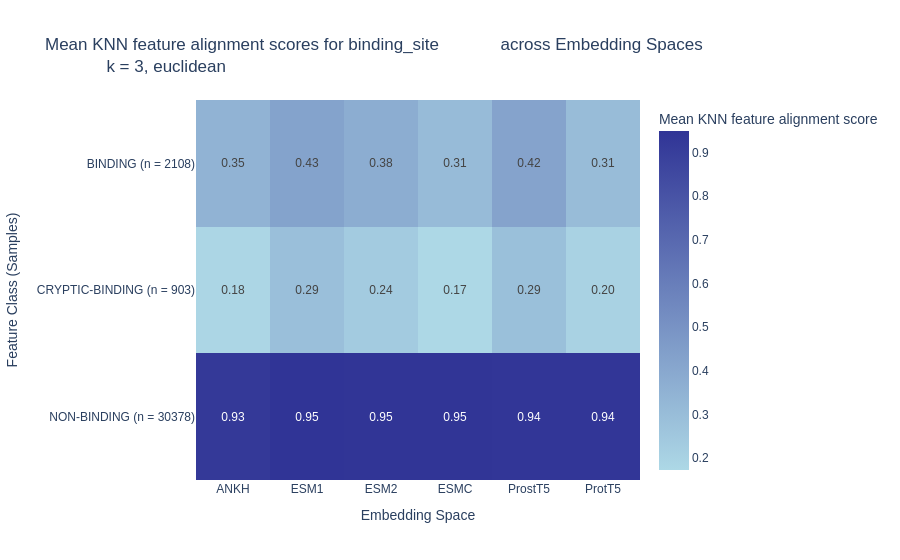

The cell this chart's notebook holds for it:
### Code cell
from emmaemb.vizualisation import plot_knn_alignment_across_classes

for embeddings_name, _ in emb_spaces:
    emma.calculate_pairwise_distances(emb_space=embeddings_name, metric='euclidean')

fig_3 = plot_knn_alignment_across_classes(
    emma, k=3, metric='euclidean', feature='binding_site')
fig_3.show()

### Figure 1 — Plotly figure (JSON) as saved in the notebook; plotly's stock layout.template omitted (floating-point values rounded to 4 significant figures)
{"data": [{"coloraxis": "coloraxis", "hovertemplate": "Embedding Space: %{x}<br>Feature Class (Samples): %{y}<br>Mean KNN feature alignment score: %{z}<extra></extra>", "name": "0", "texttemplate": "%{z:.2f}", "type": "heatmap", "x": ["ANKH", "ESM1", "ESM2", "ESMC", "ProstT5", "ProtT5"], "xaxis": "x", "y": ["BINDING (n = 2108)", "CRYPTIC-BINDING (n = 903)", "NON-BINDING (n = 30378)"], "yaxis": "y", "z": [[0.3479, 0.4258, 0.3768, 0.3082, 0.4236, 0.306], [0.1812, 0.2905, 0.2355, 0.1731, 0.289, 0.2004], [0.9253, 0.9493, 0.9454, 0.9455, 0.9388, 0.9394]]}], "layout": {"coloraxis": {"colorbar": {"title": {"text": "Mean KNN feature alignment score"}}, "colorscale": [[0, "lightblue"], [1, "#303496"]]}, "font": {"family": "Arial"}, "title": {"text": "Mean KNN feature alignment scores for binding_site             across Embedding Spaces<br>             k = 3, euclidean"}, "xaxis": {"anchor": "y", "domain": [0, 1], "title": {"text": "Embedding Space"}}, "yaxis": {"anchor": "x", "autorange": "reversed", "domain": [0, 1], "title": {"text": "Feature Class (Samples)"}}}}
